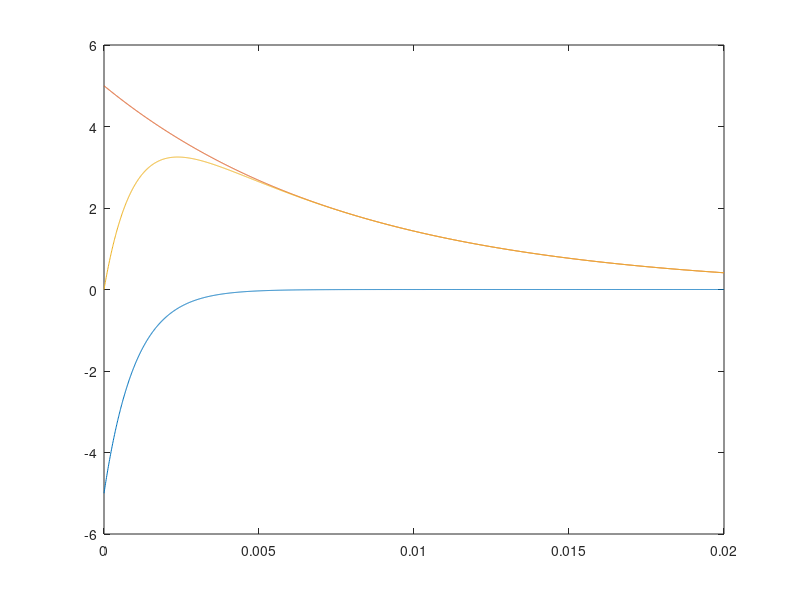

Reproduce this figure in MATLAB.
K = 5;
f = @(t)-K*exp(-t/0.001);
g = @(t)K*exp(-t/0.008);
t = 0:0.00001:0.02;
figure
plot(t,f(t))
hold
plot(t, g(t))
plot(t,g(t)+f(t))